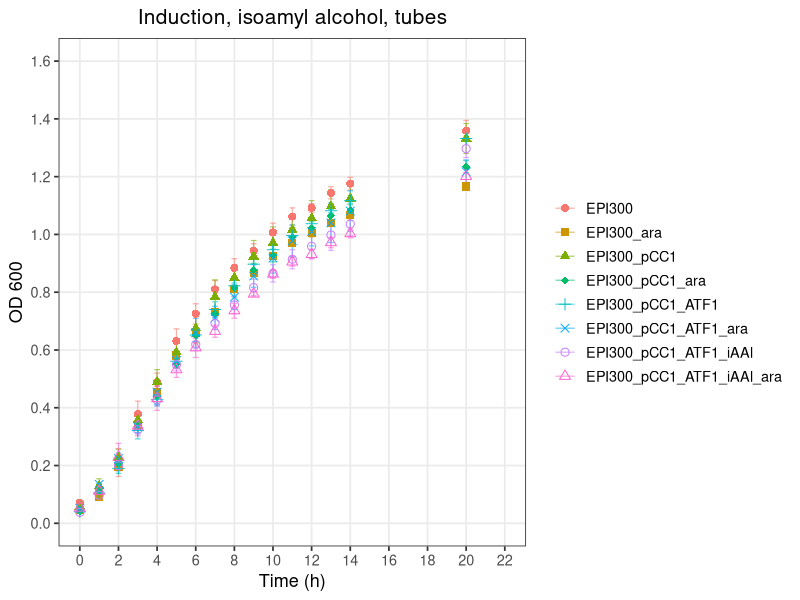
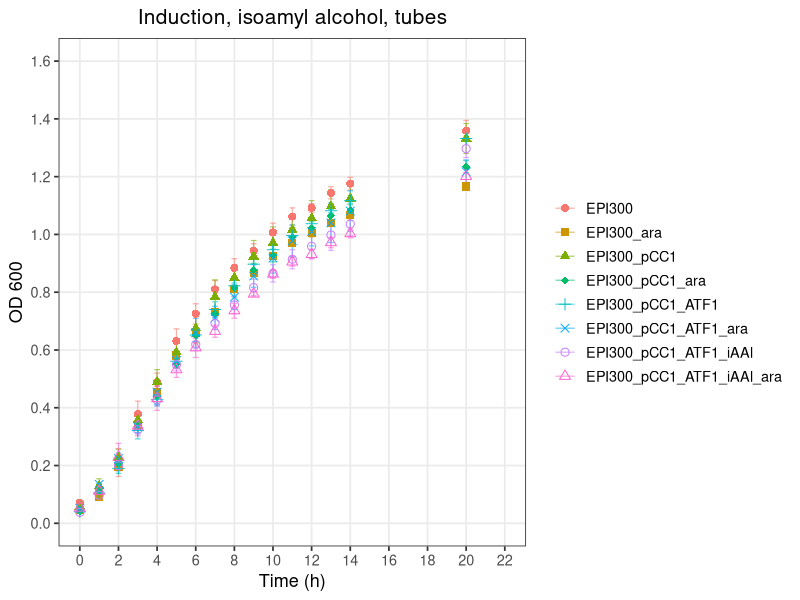

These charts were generated, in order, by the following R code:
# ============================================================
# Plot: Induction, isoamyl alcohol (OD600 vs Time)
# ============================================================

library(tidyverse)

# ---- 1. Read the raw CSV --------------------------------------------------
# The file has a 2-row header:
#   Row 1: strain names (merged across Avg/SD column pairs)
#   Row 2: "Avg" / "SD" labels
# We read both header rows manually, then build clean column names.

raw <- read_csv("Arab_Induction.csv", col_names = FALSE, skip = 2,
                show_col_types = FALSE)

header1 <- read_csv("Arab_Induction.csv", col_names = FALSE, n_max = 1,
                    show_col_types = FALSE) |> unlist(use.names = FALSE)
header2 <- read_csv("Arab_Induction.csv", col_names = FALSE, skip = 1, n_max = 1,
                    show_col_types = FALSE) |> unlist(use.names = FALSE)

# Forward-fill the strain names across their Avg/SD column pair
strain_names <- header1
for (i in seq_along(strain_names)) {
  if (is.na(strain_names[i]) && i > 1) strain_names[i] <- strain_names[i - 1]
}

# Drop fully empty trailing columns
keep <- !is.na(header2) | seq_along(header2) == 1
raw         <- raw[, keep]
strain_names <- strain_names[keep]
header2      <- header2[keep]

# Build final column names: "Time", "<strain>_Avg", "<strain>_SD"
col_names <- c("Time",
               paste0(strain_names[-1], "_", header2[-1]))
colnames(raw) <- col_names

# ---- 2. Reshape to long format (Avg + SD, for plotting with error bars) ---
strains <- unique(strain_names[-1])

df_long <- raw |>
  pivot_longer(
    cols = -Time,
    names_to = c("Strain", ".value"),
    names_pattern = "(.*)_(Avg|SD)"
  ) |>
  rename(OD600 = Avg) |>
  mutate(Strain = factor(Strain, levels = strains))

# ---- 3. Plot ---------------------------------------------------------------
# 8 visually distinct shapes (mix of filled/open so they're tellable apart
# even without color): circle, square, triangle, diamond, plus, x, open circle, open triangle
shape_values <- c(16, 15, 17, 18, 3, 4, 1, 2)

p <- ggplot(df_long, aes(x = Time, y = OD600, color = Strain, shape = Strain)) +
  geom_errorbar(aes(ymin = OD600 - SD, ymax = OD600 + SD), width = 0.3,
                linewidth = 0.4, alpha = 0.6) +
  geom_point(size = 2.4) +
  scale_shape_manual(values = shape_values) +
  scale_x_continuous(breaks = seq(0, 22, by = 2), limits = c(0, 22)) +
  scale_y_continuous(breaks = seq(0, 1.6, by = 0.2), limits = c(0, 1.6)) +
  labs(
    title = "Induction, isoamyl alcohol, tubes",
    x = "Time (h)",
    y = "OD 600",
    color = NULL,
    shape = NULL
  ) +
  theme_bw(base_size = 13) +
  theme(
    panel.grid.minor = element_blank(),
    plot.title = element_text(hjust = 0.5, size = 15),
    legend.key = element_blank()
  )

print(p)

ggsave("Induction_Combined_T.png", p, width = 9, height = 5, dpi = 300)
